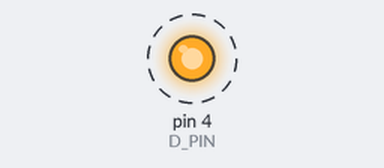
This sketch was run on a simulated Arduino Uno, built with avr-gcc and run on an emulated ATmega328P. Shown: output pins drawn as LEDs (lit = HIGH). Dashed ring = blinking.

Above: at 0.5 s.
Timing chart, 0 to 4.6 s (numbered marks = the images above):
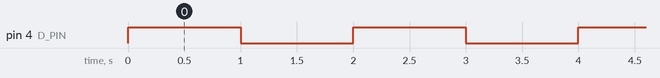

The sketch:

led_blink.ino
```cpp
int D_PIN = 4;
void setup()
{
  pinMode(D_PIN, OUTPUT);
}

void loop()
{
 digitalWrite(D_PIN,HIGH);
 delay(1000); //wait 1 sec(1000 milisecond)
 digitalWrite(D_PIN,LOW);
 delay(1000); //wait 1 sec(1000 milisecond)
}
```

Measured:
- by itself, pin 4 (D_PIN): alternates HIGH for 1.0 s and LOW for 1.0 s
